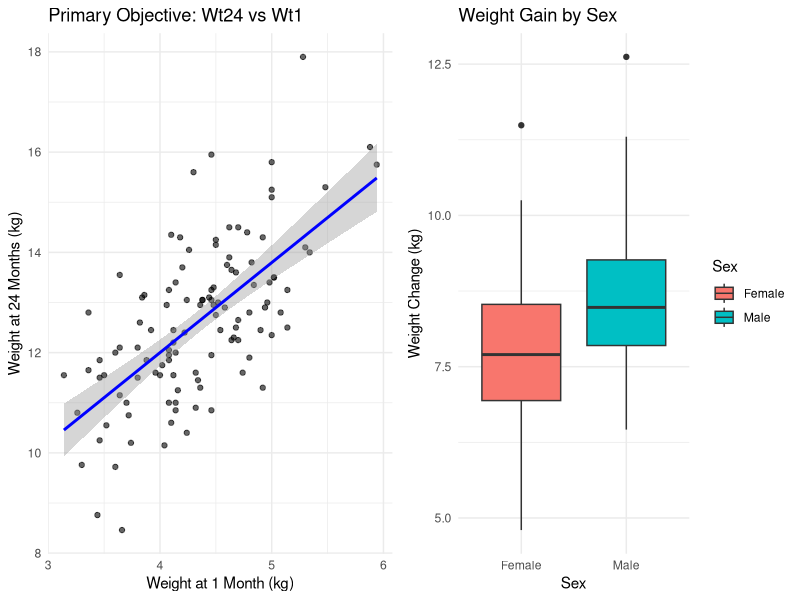

Generate this figure with R:
## ---- chunk 1
# This is a code chunk. Load your libraries here.
library(tidyverse)
library(dplyr)
library(gridExtra)
data <- read.csv("project1-growth-wt.csv")
## ---- chunk 2
# Create a summary table
summary_table <- data %>%
  group_by(Sex) %>%
  summarise(
    Count = n(),
    Mean_Wt1 = mean(Wt1),
    SD_Wt1 = sd(Wt1),
    Mean_Wt24 = mean(Wt24),
    SD_Wt24 = sd(Wt24),
    Mean_Solids = mean(Solids)
  )

knitr::kable(summary_table, caption = "Summary Statistics by Sex")
## ---- chunk 3
# Scatterplot for Primary Objective
p1 <- ggplot(data, aes(x=Wt1, y=Wt24)) +
  geom_point(alpha=0.6) +
  geom_smooth(method="lm", color="blue") +
  labs(title="Primary Objective: Wt24 vs Wt1", x="Weight at 1 Month (kg)", y="Weight at 24 Months (kg)") +
  theme_minimal()

# Boxplot for Growth Difference
data$Wt_Diff <- data$Wt24 - data$Wt1
p2 <- ggplot(data, aes(x=Sex, y=Wt_Diff, fill=Sex)) +
  geom_boxplot() +
  labs(title="Weight Gain by Sex", y="Weight Change (kg)") +
  theme_minimal()

grid.arrange(p1, p2, ncol=2)
## ---- chunk 4
model1 <- lm(Wt24 ~ Wt1, data = data)
summary_m1 <- summary(model1)
summary_m1

## ---- chunk 5
data$Wt_Diff <- data$Wt24 - data$Wt1
t_test_results <- t.test(Wt_Diff ~ Sex, data = data)
t_test_results
